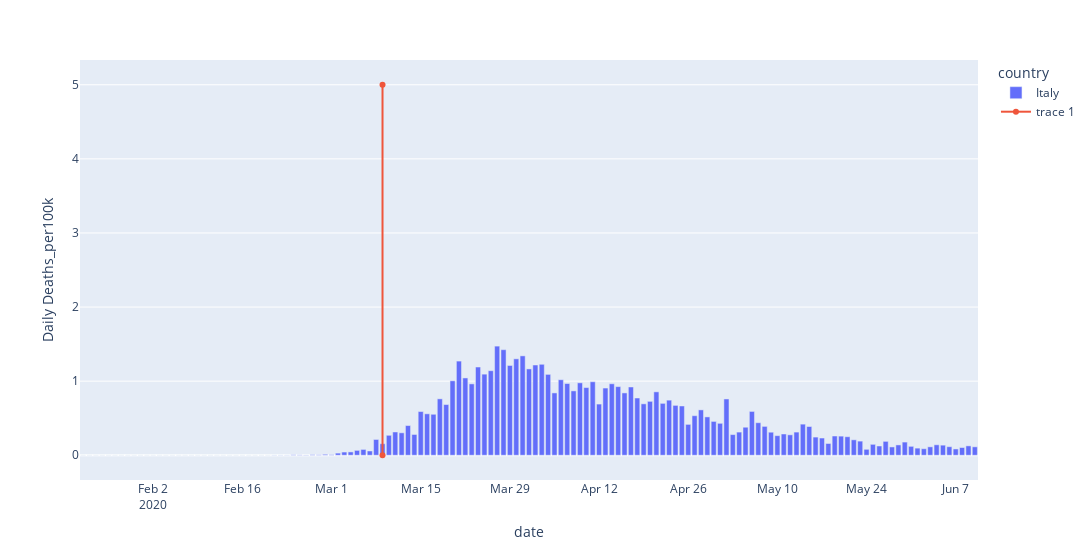
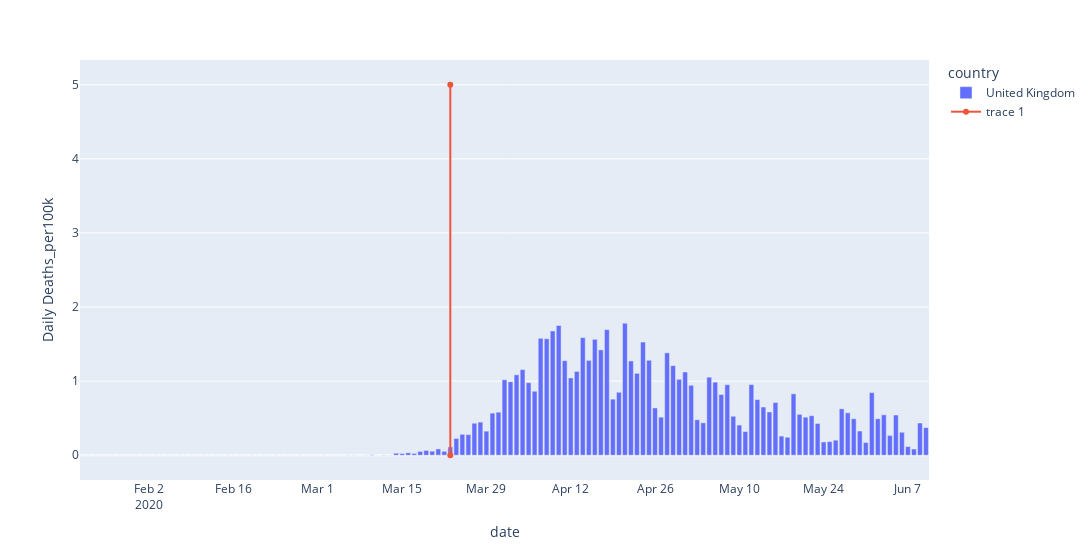
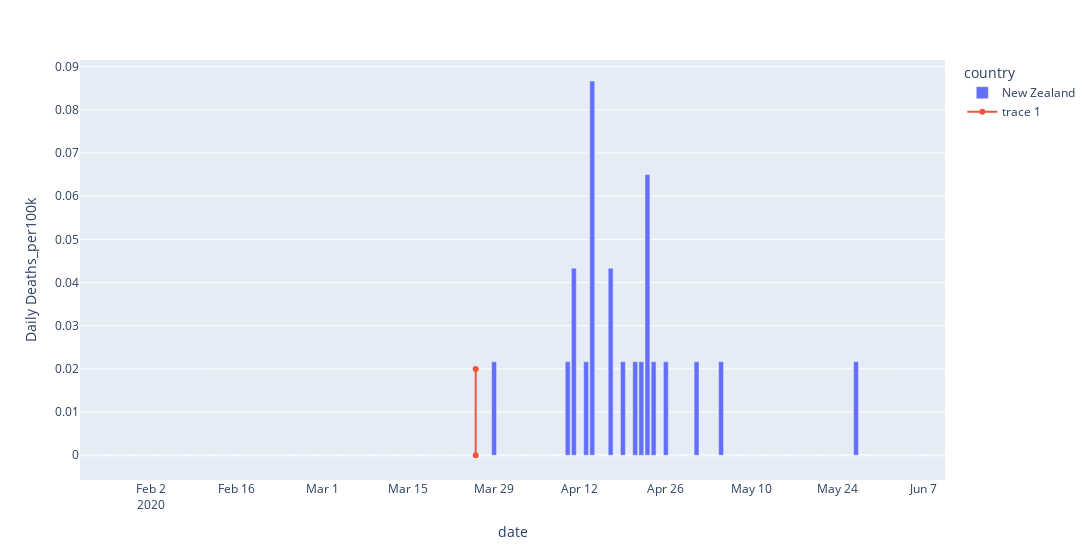
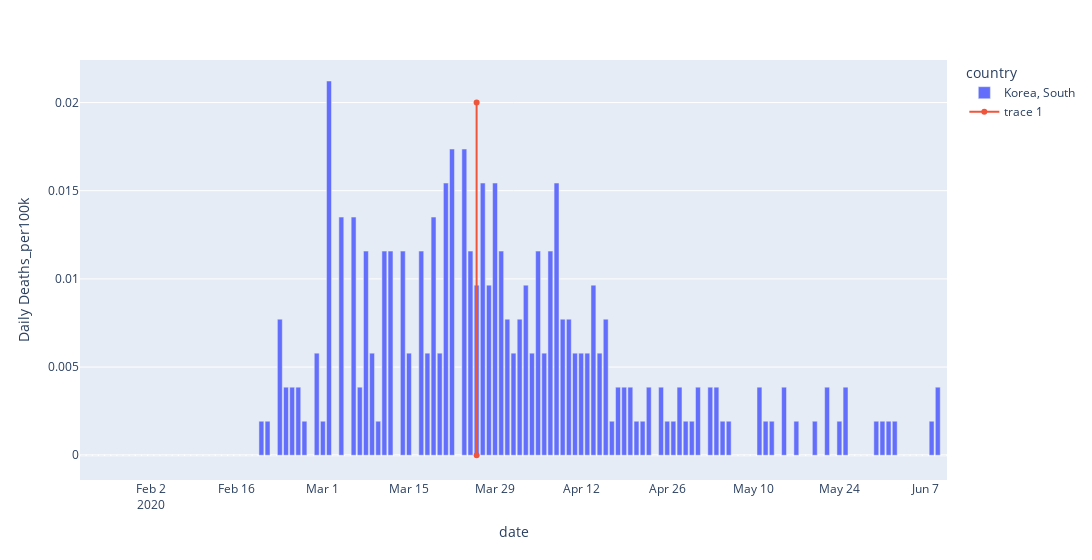

Source (notebook cell) for these figures, in order:
### Code cell
from datetime import datetime
from plotly.subplots import make_subplots
import plotly.graph_objects as go
def barplot_by_country(
        dataframe, 
        y_axis,
        lockdown_start: datetime,
        x_axis = "date",
        y_max = 5,
        country = "Italy", 
        color='country', 
        width=1200,
        log_y = False):
    fig = px.bar(
            dataframe.query("country in ('{0}')".format(country)),
            x=x_axis, y=y_axis, color=color, width=width, log_y=log_y)
    fig.add_trace(go.Scatter(
        y=[0, y_max, 0],
        x=[lockdown_start, lockdown_start],
        mode="lines+markers+text",
        hovertext=[ "{0} Lockdown".format(country), "{0} Lockdown".format(country)]
    ), 1,1)
    fig.show()
barplot_by_country(covid19.df_daily, covid19.COL_DAILY_DEATHS + '_per100k', country='Italy', lockdown_start = datetime(2020, 3, 9))
barplot_by_country(covid19.df_daily, covid19.COL_DAILY_DEATHS + '_per100k', country='United Kingdom', lockdown_start = datetime(2020, 3, 23))
barplot_by_country(covid19.df_daily, covid19.COL_DAILY_DEATHS + '_per100k', country='New Zealand', lockdown_start = datetime(2020, 3, 26), y_max=0.02)
barplot_by_country(covid19.df_daily, covid19.COL_DAILY_DEATHS + '_per100k', country='Korea, South', lockdown_start = datetime(2020, 3, 26), y_max=0.02)

barplot_by_country(covid19.df_daily, covid19.COL_DAILY_CASES + '_per100k', country='Italy', lockdown_start = datetime(2020, 3, 9), y_max=12)
barplot_by_country(covid19.df_daily, covid19.COL_DAILY_CASES + '_per100k', country='United Kingdom', lockdown_start = datetime(2020, 3, 23), y_max=12)
barplot_by_country(covid19.df_daily, covid19.COL_DAILY_CASES + '_per100k', country='New Zealand', lockdown_start = datetime(2020, 3, 26), y_max=2)
barplot_by_country(covid19.df_daily, covid19.COL_DAILY_CASES + '_per100k', country='Korea, South', lockdown_start = datetime(2020, 3, 26), y_max=2)
#areaplot_by_country(covid19.df_daily, covid19.COL_DAILY_DEATHS+ '_per1k', y_max=.03)
#areaplot_by_country(covid19.df_daily, covid19.COL_DAILY_CASES)
#areaplot_by_country(covid19.df_daily, covid19.COL_DAILY_DEATHS)

### Figure 1 — Plotly figure (JSON) as saved in the notebook; plotly's stock layout.template omitted (floating-point values rounded to 4 significant figures; data arrays with more than 128 entries replaced by an {"elided": "..."} marker saying what was removed)
{"data": [{"alignmentgroup": "True", "hovertemplate": "country=Italy<br>date=%{x}<br>Daily Deaths_per100k=%{y}<extra></extra>", "legendgroup": "Italy", "marker": {"color": "#636efa"}, "name": "Italy", "offsetgroup": "Italy", "orientation": "v", "showlegend": true, "textposition": "auto", "type": "bar", "x": {"elided": "141 str values"}, "xaxis": "x", "y": {"elided": "141 float values"}, "yaxis": "y"}, {"hovertext": ["Italy Lockdown", "Italy Lockdown"], "mode": "lines+markers+text", "type": "scatter", "x": ["2020-03-09T00:00:00", "2020-03-09T00:00:00"], "xaxis": "x", "y": [0, 5, 0], "yaxis": "y"}], "layout": {"barmode": "relative", "legend": {"title": {"text": "country"}, "tracegroupgap": 0}, "margin": {"t": 60}, "width": 1200, "xaxis": {"anchor": "y", "domain": [0, 1], "title": {"text": "date"}}, "yaxis": {"anchor": "x", "domain": [0, 1], "title": {"text": "Daily Deaths_per100k"}}}}

### Figure 2 — Plotly figure (JSON) as saved in the notebook; plotly's stock layout.template omitted (floating-point values rounded to 4 significant figures; data arrays with more than 128 entries replaced by an {"elided": "..."} marker saying what was removed)
{"data": [{"alignmentgroup": "True", "hovertemplate": "country=United Kingdom<br>date=%{x}<br>Daily Deaths_per100k=%{y}<extra></extra>", "legendgroup": "United Kingdom", "marker": {"color": "#636efa"}, "name": "United Kingdom", "offsetgroup": "United Kingdom", "orientation": "v", "showlegend": true, "textposition": "auto", "type": "bar", "x": {"elided": "141 str values"}, "xaxis": "x", "y": {"elided": "141 float values"}, "yaxis": "y"}, {"hovertext": ["United Kingdom Lockdown", "United Kingdom Lockdown"], "mode": "lines+markers+text", "type": "scatter", "x": ["2020-03-23T00:00:00", "2020-03-23T00:00:00"], "xaxis": "x", "y": [0, 5, 0], "yaxis": "y"}], "layout": {"barmode": "relative", "legend": {"title": {"text": "country"}, "tracegroupgap": 0}, "margin": {"t": 60}, "width": 1200, "xaxis": {"anchor": "y", "domain": [0, 1], "title": {"text": "date"}}, "yaxis": {"anchor": "x", "domain": [0, 1], "title": {"text": "Daily Deaths_per100k"}}}}

### Figure 3 — Plotly figure (JSON) as saved in the notebook; plotly's stock layout.template omitted (floating-point values rounded to 4 significant figures; data arrays with more than 128 entries replaced by an {"elided": "..."} marker saying what was removed)
{"data": [{"alignmentgroup": "True", "hovertemplate": "country=New Zealand<br>date=%{x}<br>Daily Deaths_per100k=%{y}<extra></extra>", "legendgroup": "New Zealand", "marker": {"color": "#636efa"}, "name": "New Zealand", "offsetgroup": "New Zealand", "orientation": "v", "showlegend": true, "textposition": "auto", "type": "bar", "x": {"elided": "141 str values"}, "xaxis": "x", "y": {"elided": "141 float values"}, "yaxis": "y"}, {"hovertext": ["New Zealand Lockdown", "New Zealand Lockdown"], "mode": "lines+markers+text", "type": "scatter", "x": ["2020-03-26T00:00:00", "2020-03-26T00:00:00"], "xaxis": "x", "y": [0, 0.02, 0], "yaxis": "y"}], "layout": {"barmode": "relative", "legend": {"title": {"text": "country"}, "tracegroupgap": 0}, "margin": {"t": 60}, "width": 1200, "xaxis": {"anchor": "y", "domain": [0, 1], "title": {"text": "date"}}, "yaxis": {"anchor": "x", "domain": [0, 1], "title": {"text": "Daily Deaths_per100k"}}}}

### Figure 4 — Plotly figure (JSON) as saved in the notebook; plotly's stock layout.template omitted (floating-point values rounded to 4 significant figures; data arrays with more than 128 entries replaced by an {"elided": "..."} marker saying what was removed)
{"data": [{"alignmentgroup": "True", "hovertemplate": "country=Korea, South<br>date=%{x}<br>Daily Deaths_per100k=%{y}<extra></extra>", "legendgroup": "Korea, South", "marker": {"color": "#636efa"}, "name": "Korea, South", "offsetgroup": "Korea, South", "orientation": "v", "showlegend": true, "textposition": "auto", "type": "bar", "x": {"elided": "141 str values"}, "xaxis": "x", "y": {"elided": "141 float values"}, "yaxis": "y"}, {"hovertext": ["Korea, South Lockdown", "Korea, South Lockdown"], "mode": "lines+markers+text", "type": "scatter", "x": ["2020-03-26T00:00:00", "2020-03-26T00:00:00"], "xaxis": "x", "y": [0, 0.02, 0], "yaxis": "y"}], "layout": {"barmode": "relative", "legend": {"title": {"text": "country"}, "tracegroupgap": 0}, "margin": {"t": 60}, "width": 1200, "xaxis": {"anchor": "y", "domain": [0, 1], "title": {"text": "date"}}, "yaxis": {"anchor": "x", "domain": [0, 1], "title": {"text": "Daily Deaths_per100k"}}}}
